Frame 1 (no input): blank canvas, image omitted
Frame 60 (the mouse pressed at the canvas centre just before this capture): blank canvas, image omitted
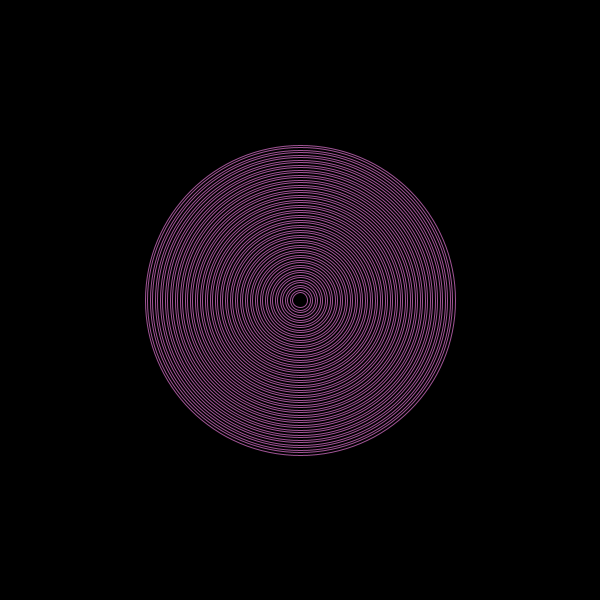
Frame 120 (the mouse held since frame 60 and released just before this capture)

The Processing sketch whose frames 1 and 60 were blank and that drew this single picture after the mouse press (run headless with seeded random() and noise(); from frame 60 on, the mouse is pressed at the canvas centre):

// Processing sketch: processing_136757
// ── processing_136757.pde

//int r=0;
//int g=0;
//int b=0;
float z = 0;
void setup(){
  size(600,600);
  background(0);
}
 
void draw(){
  noFill();
  stroke(161, 84, 150);
  if (mousePressed){
    z+= 5;//increases size
//fill(r,g,b);
    ellipse(mouseX,mouseY, 10+z,10+z);
  }
  else{}
}
  //mouse released returns to fixed size
  void mouseReleased() {
    z= 20;
}
